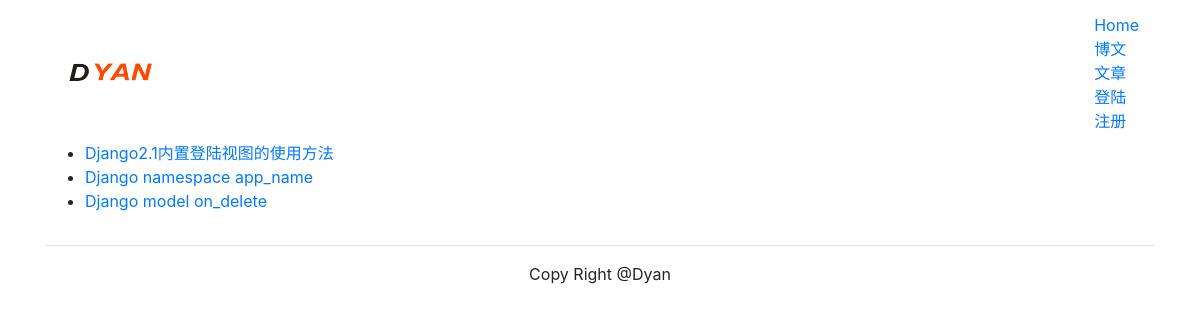
Screenshot of /blog/ with the database file from the repository.
### blog/models.py (models this page shows, shortened)
class BlogArticles(models.Model):
    title = models.CharField(max_length=300)
    author = models.ForeignKey(User, related_name="blog_posts", on_delete=models.CASCADE)
    body = models.TextField()
    publish = models.DateTimeField(default=timezone.now)
    class Meta:
        ordering = ("-publish",)

### blog/views.py (the view)
def blog_title(request):
    blogs = BlogArticles.objects.all()
    return render(request, "blog/titles.html", {"blogs": blogs})

### templates/blog/titles.html (shortened to what this page needs)
{% extends "base.html" %}
{% block content %}
<div class="row">
    <div class="col-xs-12 col-md-8">
        <ul>
            {% for blog in blogs %}
                <li> <a href="{{ blog.id }}"> {{ blog.title }} </a></li>
            {% endfor %}
        </ul>
    </div>
</div>
{% endblock %}

### rows the page displays
BlogArticles: title "Django2.1内置登陆视图的使用方法"
BlogArticles: title "Django namespace app_name"
BlogArticles: title "Django model on_delete"
